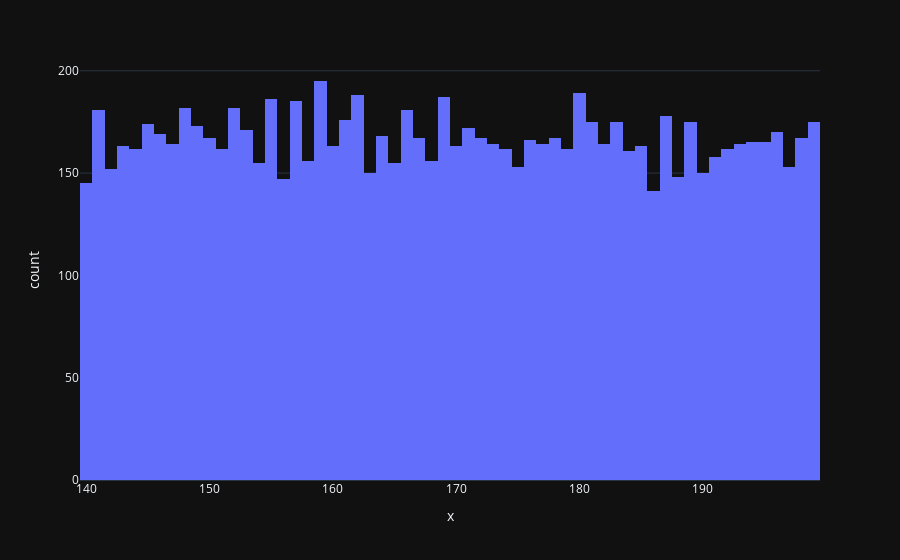

This figure's notebook cell:
### Markdown cell above
## Sampling Distribution
- select 100 people at random and measure their height, calculate the mean height for these 100 people, the mean value is a statistic
- if we repeat experiment with new people, we would have new height mean, repeating this process will result in a sampling distribution

### Code cell
population_height = np.random.randint(low=140, high= 200, size=10_000)
px.histogram(x= population_height)
#  empirical uniform distribution

### Figure 1 — Plotly figure (JSON) as saved in the notebook; plotly's stock layout.template omitted (floating-point values rounded to 4 significant figures; data arrays with more than 128 entries replaced by an {"elided": "..."} marker saying what was removed)
{"data": [{"alignmentgroup": "True", "bingroup": "x", "hovertemplate": "x=%{x}<br>count=%{y}<extra></extra>", "legendgroup": "", "marker": {"color": "#636efa"}, "name": "", "offsetgroup": "", "orientation": "v", "showlegend": false, "type": "histogram", "x": {"elided": "10000 int values"}, "xaxis": "x", "yaxis": "y"}], "layout": {"barmode": "relative", "legend": {"tracegroupgap": 0}, "margin": {"t": 60}, "xaxis": {"anchor": "y", "domain": [0, 1], "title": {"text": "x"}}, "yaxis": {"anchor": "x", "domain": [0, 1], "title": {"text": "count"}}}}
